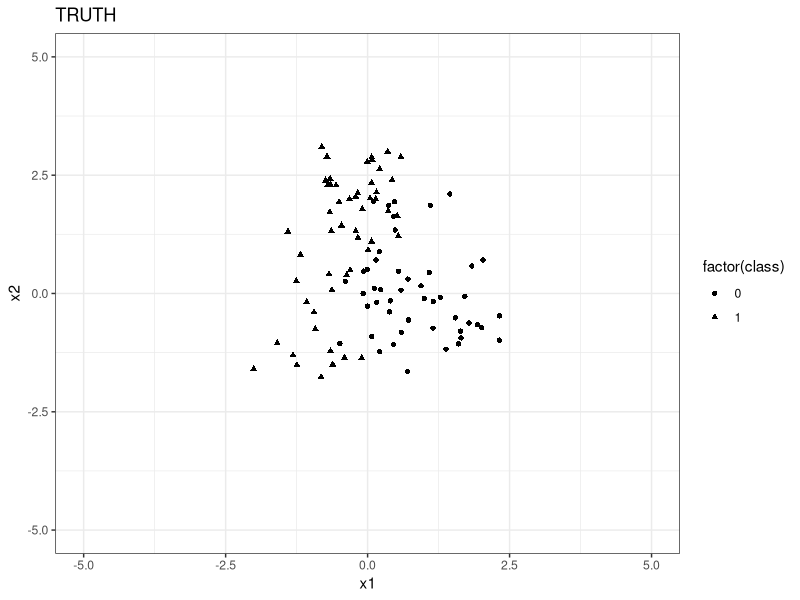
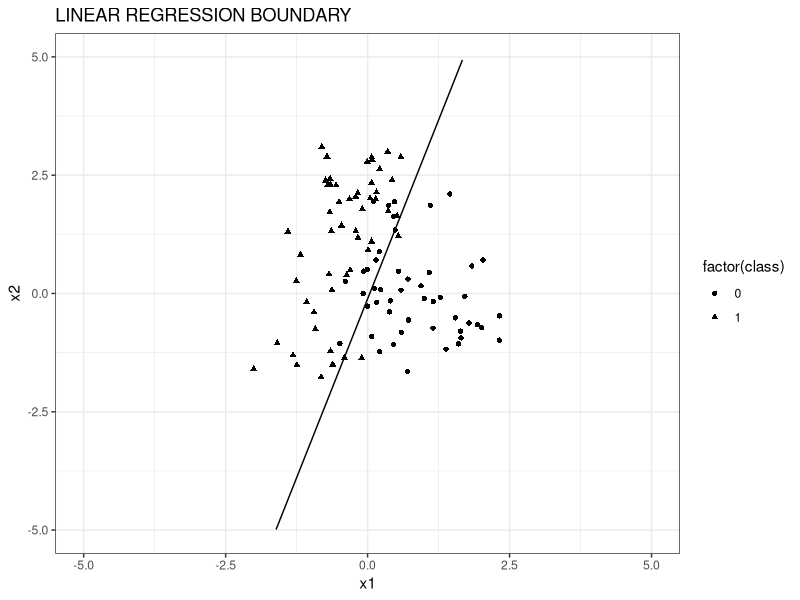
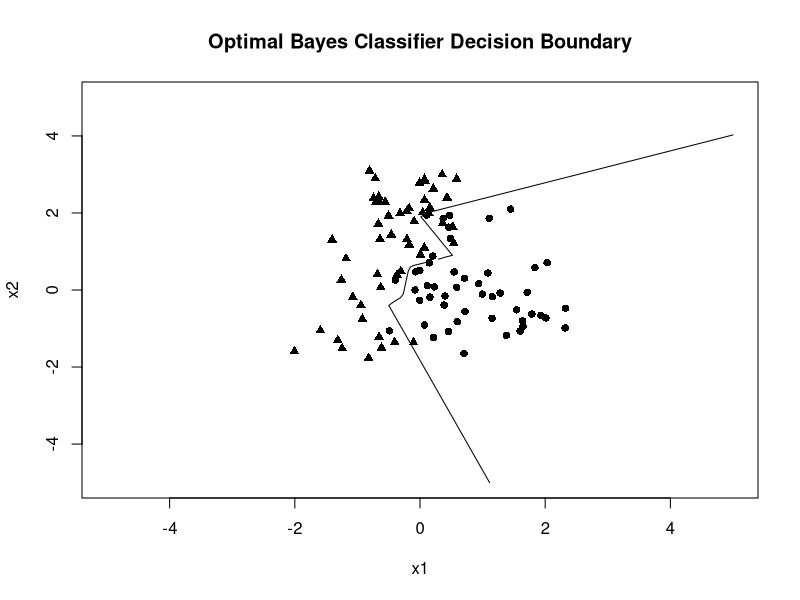

The R script that drew these images, in order: (Note: a time limit stopped this script after it produced the figures.)
## ---- chunk 1
knitr::opts_chunk$set(echo = FALSE, cache = FALSE, eval = TRUE)
## ---- chunk 2

library(tidyverse)
library(MASS)
library(mvtnorm)
library(mnormt)
set.seed(1)

## ---- chunk 3
  
# generate centroids
mu <- c(1, 0)
sigma <- diag(1, nrow = 2)
center <- mvrnorm(n = 5, mu = mu, Sigma = sigma)
centroids <- tibble(x1 = center[, 1], x2 = center[, 2], class = rep(0, 5))


mu <- c(0, 1)
center <- mvrnorm(n = 5, mu = mu, Sigma = sigma)
tmp <- tibble(x1 = center[, 1], x2 = center[, 2], class = rep(1, 5))

centroids <- bind_rows(centroids, tmp)

# generate data

my_data <- tibble(x1 = rep(0, 100), x2 = rep(0, 100), class = rep(NA, 100),
                  subclass = rep(NA, 100))

# make this a function with apply statement later
for (i in 1:nrow(my_data)) {
  
  row_index <- sample(1:10, 1)
  
  new_point <- mvrnorm(n = 1,
                       mu = c(centroids$x1[row_index], centroids$x2[row_index]),
                       Sigma = sigma / 5) 
  
  my_data$x1[i] = new_point[1]
  my_data$x2[i] = new_point[2]
  my_data$class[i] = centroids$class[row_index]
  my_data$subclass[i] = row_index
  
}

# plot data by class
ggplot(data = my_data) +
  geom_point(mapping = aes(x = x1, y = x2, shape = factor(class))) +
  theme(legend.title=element_blank()) +
  ggtitle('TRUTH') +
  ylim(-5, 5) +
  xlim(-5, 5) +
  theme_bw()


## ---- chunk 4

# linear model using x1, x2 to predict 0,1 response
lmfit <- lm(class ~ x1 + x2, data = my_data)

# create model matrix
tmp <- my_data %>% 
  dplyr::select(x1, x2) %>% 
  mutate(intercept = rep(1, nrow(my_data))) %>% 
  dplyr::select(intercept, x1, x2)

# predicted values
my_data$yhat <- as.matrix(tmp) %*% coefficients(lmfit)

# encoding of classes
my_data <- my_data %>% 
  mutate(pred_class_reg = ifelse(yhat > 0.5, 1, 0))

my_data <- my_data %>% 
  mutate(x1_seq = seq(min(x1), max(x1), length.out = nrow(my_data))) %>% 
  mutate(x2_seq = (0.5 - coefficients(lmfit)[1] - coefficients(lmfit)[2] * x1_seq) / coefficients(lmfit)[3])

ggplot(data = my_data) +
  geom_point(mapping = aes(x = x1, y = x2, shape = factor(class))) +
  theme(legend.title=element_blank()) +
  ggtitle('LINEAR REGRESSION BOUNDARY') +
  geom_line(mapping = aes(x = x1_seq, y = x2_seq)) +
  ylim(-5, 5) +
  xlim(-5, 5) +
  theme_bw()

## ---- chunk 5

a <- my_data %>% 
  filter(class == 0, pred_class_reg == 0) %>% 
  nrow()

b <- my_data %>% 
  filter(class == 0, pred_class_reg == 1) %>% 
  nrow()

c <- my_data %>% 
  filter(class == 1, pred_class_reg == 0) %>% 
  nrow()

d <- my_data %>% 
  filter(class == 1, pred_class_reg == 1) %>% 
  nrow()

knitr::kable(as.data.frame(matrix(data = c(a, b, c, d),nrow = 2), row.names = c('True 0', 'True 1')), col.names = c('Predicted 0', 'Predicted 1'), caption = 'Confusion matrix for linear separating boundary using least squares.')

f_pos_reg <- b / (a + b)
f_neg_reg <- c / (c + d)

paste0('The false positive rate is ', f_pos_reg)
paste0('The false negative rate is ', f_neg_reg)

## ---- chunk 6

c1_num <- matrix(data = 0, ncol = 5, nrow = nrow(my_data))
c1_den <- matrix(data = 0, ncol = 10, nrow = nrow(my_data))

# loop through the centroids and fill each column of c1_num with the density
# for that particular centroid
for(i in 1:5){
  # c1_num[, i] <- apply(seq_mat, 1, function(g) norm_den(g, centroids[i, 1:2]))
  c1_num[, i] <- apply(
    as.matrix(my_data[, 1:2]), 1,
    function(g) dmvnorm(x = g, mean = as.matrix(centroids[i, 1:2]), sigma = diag(1/5, nrow = 2))
  )
}

# do the same except for all 10 centroids
for(i in 1:10){
  # c1_den[, i] <- apply(seq_mat, 1, function(g) norm_den(g, centroids[i, 1:2]))
  c1_den[, i] <- apply(
    as.matrix(my_data[, 1:2]), 1,
    function(g) dmvnorm(x = g, mean = as.matrix(centroids[i, 1:2]), sigma = diag(1/5, nrow = 2))
  )
}

# now sum across the rows
c1_num <- apply(c1_num, 1, sum)
c1_den <- apply(c1_den, 1, sum)

# make a dataframe and add column of the probabilities derived in class
# make a new column of 1 - class 1 probs = class 2 probs
my_data <- my_data %>%
  mutate(class_1_probs = c1_num/c1_den) %>% 
  mutate(class_2_probs = 1 - class_1_probs) %>% 
  mutate(bayes_pred_class = ifelse(class_1_probs > class_2_probs, 0, 1))




# PLOT BAYES SEPARATING BOUNDARY
# create grid of points
# grid.vector1 = seq(min(my_data$x1), max(my_data$x1), 0.1)
# grid.vector2 = seq(min(my_data$x2), max(my_data$x2), 0.1)
grid.vector1 = seq(-5, 5, by = 0.1)
grid.vector2 = seq(-5, 5, by = 0.1)
grid = expand.grid(grid.vector1, grid.vector2)

#calculate density for each point on grid for each of the multivariates distributions
prob.1 = matrix(0:0, nrow = nrow(grid), ncol = 5) #initialize grid
for (i in 1:nrow(grid)){
  for (j in 1:5){
    prob.1[i, j] = dmnorm(grid[i, ], centroids[j, 1:2], diag(1/5, nrow = 2))  
  }
}
prob1.max = apply(prob.1, 1, max)

#second class - as per above
prob.2 = matrix(0:0, nrow = nrow(grid), ncol = 5) #initialize grid
for (i in 1:nrow(grid)){
  for (j in 6:10){
    prob.2[i, j - 5] = dmnorm(grid[i, ], centroids[j, 1:2], diag(1/5, nrow = 2))  
  }
}
prob2.max = apply(prob.2, 1, max)


prob.total = cbind(prob1.max, prob2.max)
class = rep(1, times = length(prob1.max))
class[prob1.max < prob2.max] = 2
invisible(cbind(prob.total, class))


plot(grid[, 1], 
     grid[, 2],
     pch = ".", 
     cex = 2,
     col = ifelse(class == 1, "white", "white"),
     xlab = "x1",
     ylab = "x2",
     xlim = c(-5, 5),
     ylim = c(-5, 5),
     main = "Optimal Bayes Classifier Decision Boundary"
    )


values1 <- my_data %>% 
  filter(class == 0)

values2 <- my_data %>% 
  filter(class == 1)

points(values1, pch = 16)
points(values2, pch = 17) 

prob.bayes <- matrix(prob1.max / (prob1.max + prob2.max),
                     length(grid.vector1),
                     length(grid.vector2)
                    )

contour(x = grid.vector1, 
        y = grid.vector2,
        z = prob.bayes, 
        levels = 0.5, 
        labels = "", 
        lwd = 1,
        add = TRUE
        )

## ---- chunk 7

a <- my_data %>% 
  filter(class == 0, bayes_pred_class == 0) %>% 
  nrow()

b <- my_data %>% 
  filter(class == 0, bayes_pred_class == 1) %>% 
  nrow()

c <- my_data %>% 
  filter(class == 1, bayes_pred_class == 0) %>% 
  nrow()

d <- my_data %>% 
  filter(class == 1, bayes_pred_class == 1) %>% 
  nrow()

f_pos_bayes <- b / (a + b)
f_neg_bayes <- c / (c + d)

knitr::kable(as.data.frame(matrix(data = c(a, b, c, d),nrow = 2), row.names = c('True 0', 'True 1')), col.names = c('Predicted 0', 'Predicted 1'), caption = 'Confusion matrix for optimal Bayes separating boundary.')

paste0('The false positive rate is ', f_pos_bayes)
paste0('The false negative rate is ', f_neg_bayes)

## ---- chunk 8

class_1 <- my_data %>% 
  filter(class == 0)

class_2 <- my_data %>% 
  filter(class == 1)

kclass1 <- kmeans(class_1[, 1:2], centers = 5)
kclass2 <- kmeans(class_2[, 1:2], centers = 5)

k_centroids1 <- tibble(x1 = kclass1$centers[, 1], x2 = kclass1$centers[, 2], class = rep(0, 5))
k_centroids2 <- tibble(x1 = kclass2$centers[, 1], x2 = kclass2$centers[, 2], class = rep(1, 5))
k_centroids <- rbind(k_centroids1, k_centroids2)

c1_num <- matrix(data = 0, ncol = 5, nrow = nrow(my_data))
c1_den <- matrix(data = 0, ncol = 10, nrow = nrow(my_data))

# loop through the centroids and fill each column of c1_num with the density
# for that particular centroid
for(i in 1:5){
  # c1_num[, i] <- apply(seq_mat, 1, function(g) norm_den(g, centroids[i, 1:2]))
  c1_num[, i] <- apply(
    as.matrix(my_data[, 1:2]), 1,
    function(g) dmvnorm(x = g, mean = as.matrix(k_centroids[i, 1:2]), sigma = diag(1/5, nrow = 2))
  )
}

# do the same except for all 10 centroids
for(i in 1:10){
  # c1_den[, i] <- apply(seq_mat, 1, function(g) norm_den(g, centroids[i, 1:2]))
  c1_den[, i] <- apply(
    as.matrix(my_data[, 1:2]), 1,
    function(g) dmvnorm(x = g, mean = as.matrix(k_centroids[i, 1:2]), sigma = diag(1/5, nrow = 2))
  )
}

# now sum across the rows
c1_num <- apply(c1_num, 1, sum)
c1_den <- apply(c1_den, 1, sum)

# make a dataframe and add column of the probabilities derived in class
# make a new column of 1 - class 1 probs = class 2 probs
my_data <- my_data %>%
  mutate(kclass_1_probs = c1_num/c1_den) %>% 
  mutate(kclass_2_probs = 1 - class_1_probs) %>% 
  mutate(kbayes_pred_class = ifelse(class_1_probs > class_2_probs, 0, 1))

# create grid of points
# grid.vector1 = seq(min(my_data$x1), max(my_data$x1), 0.1)
# grid.vector2 = seq(min(my_data$x2), max(my_data$x2), 0.1)
grid.vector1 = seq(-5, 5, by = 0.1)
grid.vector2 = seq(-5, 5, by = 0.1)
grid = expand.grid(grid.vector1, grid.vector2)

#calculate density for each point on grid for each of the multivariates distributions
kprob.1 = matrix(0:0, nrow = nrow(grid), ncol = 5) #initialize grid
for (i in 1:nrow(grid)){
  for (j in 1:5){
    kprob.1[i, j] = dmnorm(grid[i, ], k_centroids[j, 1:2], diag(1/5, nrow = 2))  
  }
}
kprob1.max = apply(kprob.1, 1, max)

#second class - as per above
kprob.2 = matrix(0:0, nrow = nrow(grid), ncol = 5) #initialize grid
for (i in 1:nrow(grid)){
  for (j in 6:10){
    kprob.2[i, j - 5] = dmnorm(grid[i, ], k_centroids[j, 1:2], diag(1/5, nrow = 2))  
  }
}
kprob2.max = apply(kprob.2, 1, max)


kprob.total = cbind(kprob1.max, kprob2.max)
class = rep(1, times = length(kprob1.max))
class[kprob1.max < kprob2.max] = 2
invisible(cbind(kprob.total, class))

plot(grid[, 1], 
     grid[, 2],
     pch = ".", 
     cex = 2,
     col = ifelse(class == 1, "white", "white"),
     xlab = "x1",
     ylab = "x2",
     xlim = c(-5, 5),
     ylim = c(-5, 5),
     main = "k-Means Optimal Bayes Classifier Decision Boundary"
    )


values1 <- my_data %>% 
  filter(class == 0)

values2 <- my_data %>% 
  filter(class == 1)

points(values1, pch = 16)
points(values2, pch = 17) 

kprob.bayes <- matrix(kprob1.max / (kprob1.max + kprob2.max),
                     length(grid.vector1),
                     length(grid.vector2)
                    )

contour(x = grid.vector1, 
        y = grid.vector2,
        z = kprob.bayes, 
        levels = 0.5, 
        labels = "", 
        lwd = 1,
        add = TRUE
        )


## ---- chunk 9

a <- my_data %>% 
  filter(class == 0, kbayes_pred_class == 0) %>% 
  nrow()

b <- my_data %>% 
  filter(class == 0, kbayes_pred_class == 1) %>% 
  nrow()

c <- my_data %>% 
  filter(class == 1, kbayes_pred_class == 0) %>% 
  nrow()

d <- my_data %>% 
  filter(class == 1, kbayes_pred_class == 1) %>% 
  nrow()

k_f_pos_bayes <- b / (a + b)
k_f_neg_bayes <- c / (c + d)

knitr::kable(as.data.frame(matrix(data = c(a, b, c, d),nrow = 2), row.names = c('True 0', 'True 1')), col.names = c('Predicted 0', 'Predicted 1'), caption = 'Confusion matrix for optimal Bayes separating boundary using k-means to approximate the subclass means.')

paste0('The false positive rate is ', k_f_pos_bayes)
paste0('The false negative rate is ', k_f_neg_bayes)
